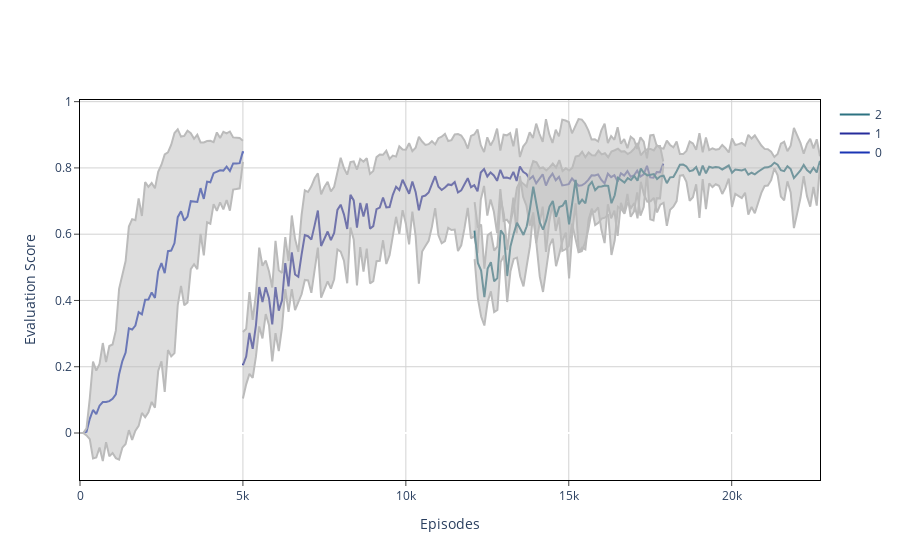

The code cell stored with this chart in its notebook:
### Markdown cell above
### Plot agent evaluation vs episodes time domain

### Code cell
visualizations.plot_trajectories(stats_all_0_3, time_domain='episodes',
                                 show=True, show_std=True)
